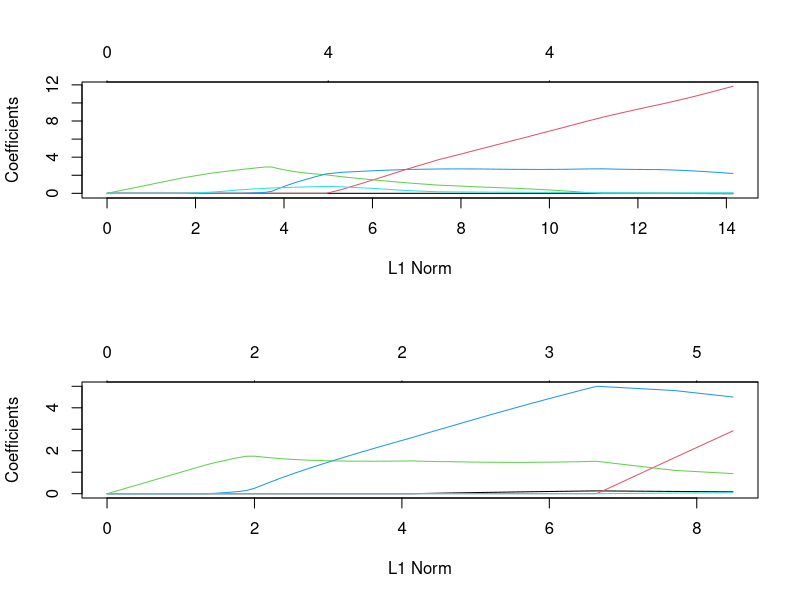
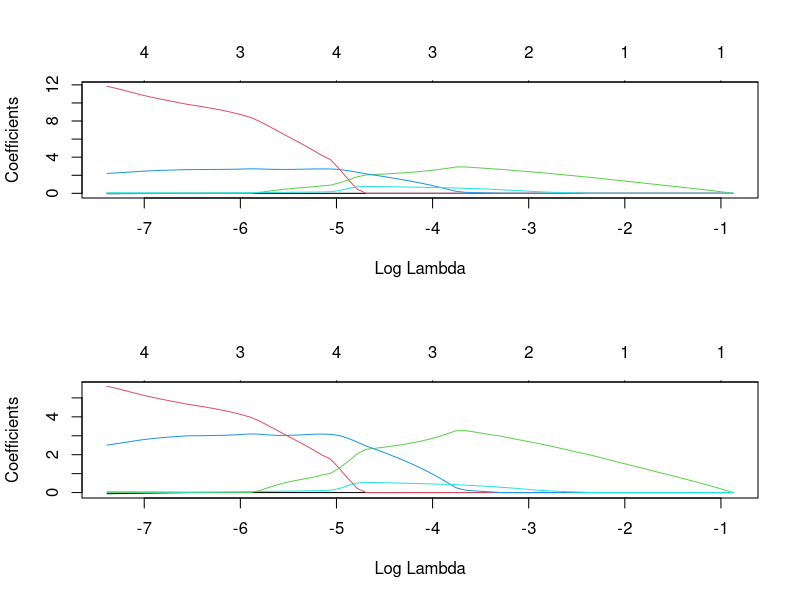
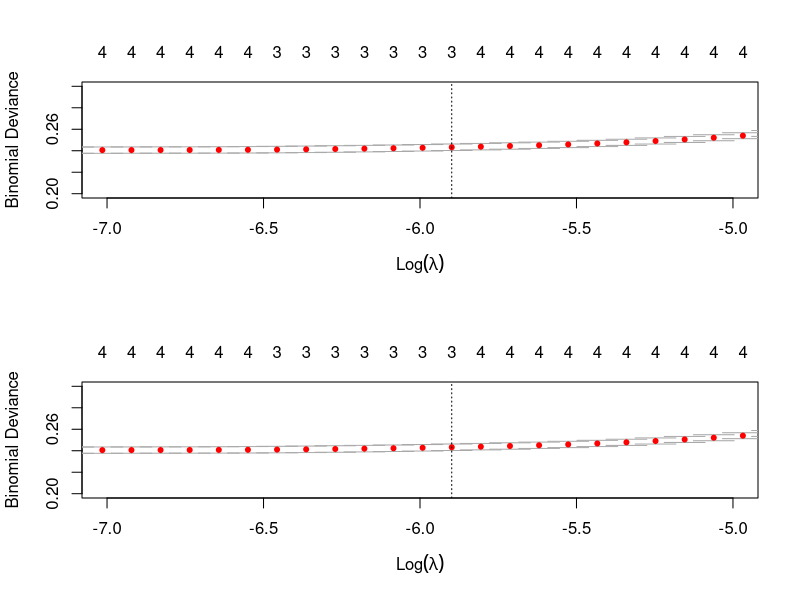

These charts were generated, in order, by the following R code:
## Logisitcs Regressions

#' ---
#' title: "Logisitic Regressions and regularization"
#' author: "Antoine Lizee"
#' date: "April 21, 2016"
#' ---
#' 
#' 

#+ setup, echo = FALSE, warning = FALSE, message = FALSE
knitr::opts_chunk$set(warning = FALSE, message = FALSE, fig.width=4, fig.height=8)

library(dplyr)
set.seed(123456)

#' ## Prepare data
# load data ---------------------------------------------------------------

df <- ggplot2::diamonds %>% 
  mutate(priceBinary = price > median(price)) %>% 
  select(-(cut:clarity))
str(df)

sds <- df %>% sapply(sd)
mus <- df %>% sapply(mean)

dfScale <- df %>% mutate_each(funs(scale), -price, -priceBinary)

#' ## `glm` from stats
# classic glms -------------------------------------------------------------

#' ### Normal "full" logisitc regression
lr1 <- glm(priceBinary ~ depth + carat  + x + y + z, data = df, family = binomial)
summary(lr1)
# Natural coefficients
coeff_lr1 <- coef(lr1)
# Get the standardized coefficients:
# Multiply the coefficients by the sds: (except the intercept)
std_coeff_lr1 <- coeff_lr1 * c(1, c(sds[names(coeff_lr1)][-1]))
# transform the intercept:
std_coeff_lr1[1] <- coeff_lr1[1] + sum(coeff_lr1[-1] * mus[names(coeff_lr1)][-1])

#' ### logisitc regression on standardized data
std_lr1 <- glm(priceBinary ~ depth + carat  + x + y + z, data = dfScale, family = binomial)
summary(std_lr1)
# Natural coefficients
coeff_std_lr1 <- coef(std_lr1)

#' ### Compare -> they are the same.
print(cbind(std_coeff_lr1, coeff_std_lr1))
print(std_coeff_lr1 - coeff_std_lr1)


#' ## Using the glmnet package
# glmnet ------------------------------------------------------------------

#' Compute all models --  **SLOW** (because we directly compute the cross-validated optimums)
# default with standardization & coefficients reported in the feature units
set.seed(123)
cvlr2 <- glmnet::cv.glmnet(x = data.matrix(df[c("depth", "carat", "x", "y", "z")]), 
                           y = df$priceBinary,
                           family = "binomial")
lr2 <- cvlr2$glmnet.fit
# no standardization
set.seed(123)
cvlr2_raw <- glmnet::cv.glmnet(x = data.matrix(df[c("depth", "carat", "x", "y", "z")]), 
                               y = df$priceBinary,
                               family = "binomial", standardize = FALSE)
lr2_raw <- cvlr2_raw$glmnet.fit
# inputting standardized data
set.seed(123)
std_cvlr2 <- glmnet::cv.glmnet(x = data.matrix(dfScale[c("depth", "carat", "x", "y", "z")]), 
                               y = df$priceBinary,
                               family = "binomial")
std_lr2 <- std_cvlr2$glmnet.fit

#' ### Comparison of glmnet fits
#' We can see that the standaradized and non-standardized fits
#' lead to completely different results.
layout(matrix(1:2))
plot(lr2)
plot(lr2_raw)

#' On the other hand, relying on the scaling from glmnet or
#' scaling the features beforehand leads to the same model
layout(matrix(1:2))
plot(lr2, xvar = "lambda")
plot(std_lr2, xvar = "lambda")

#' RQ: looking in the "norm" space for the coefficient variation will
#' show different graphs because the amount of regularisation of the coeffs 
#' is also affected by their value. Try:
#plot(lr2)
#plot(std_lr2)

#' ### Comparison of glmnet optima from the CV

layout(matrix(1:2))
plot(cvlr2, xlim = c(-7, -5), ylim = c(0.2, 0.3))
plot(std_cvlr2, xlim = c(-7, -5), ylim = c(0.2, 0.3))

#' Of course, the optimal lambda would be quite different
#' if the randomness in the fold generation for the CVs was not controlled
#' as we have done here.
#' Here, the optimal lambdas and resulting coefficients are the same:
# Lambdas:
c(cvlr2$lambda.1se, std_cvlr2$lambda.1se)
# Coeffciients:
coeff_lr2 <- coef(cvlr2, s = "lambda.1se")[,1]
coeff_std_lr2 <- coef(std_cvlr2, s = "lambda.1se")[,1]
# Same transformations as above:
std_coeff_lr2 <- coeff_lr2 * c(1, c(sds[names(coeff_lr2)][-1]))
std_coeff_lr2[1] <- coeff_lr2[1] + sum(coeff_lr2[-1] * mus[names(coeff_lr2)][-1])
cbind(coeff_std_lr2, std_coeff_lr2)


